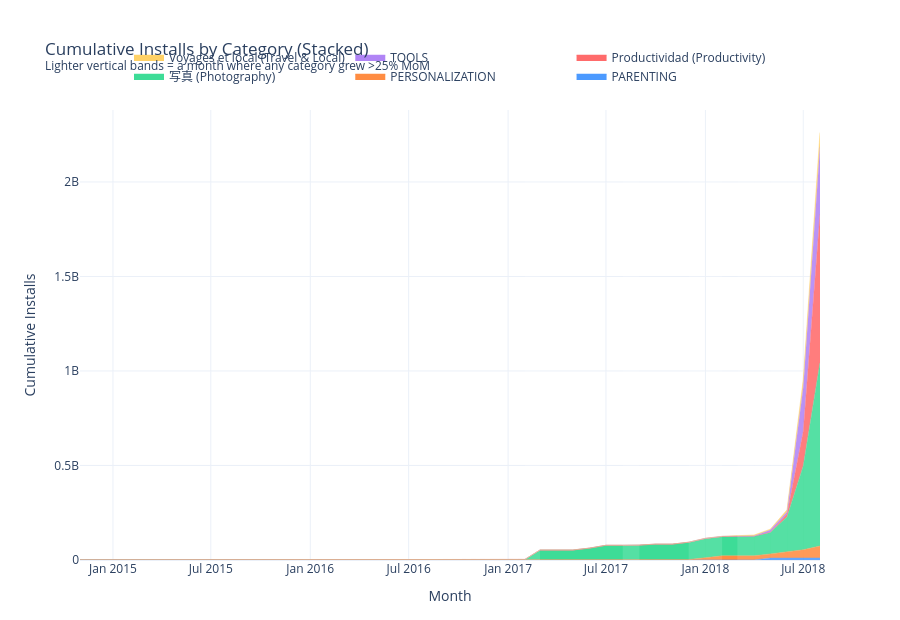

Notebook code for this chart:
### Markdown cell above
## 6. Stacked area chart (Plotly), with highlighted months

### Code cell
palette = ['#4C9AFF', '#FF8C42', '#3DDC97', '#FF6B6B', '#B084F5', '#FFD166']

fig = go.Figure()

for i, cat in enumerate(cumulative.columns):
    fig.add_trace(go.Scatter(
        x=cumulative.index,
        y=cumulative[cat],
        mode='lines',
        name=display_label(cat),
        stackgroup='installs',
        line=dict(width=0.5, color=palette[i % len(palette)]),
        fillcolor=palette[i % len(palette)]
    ))

# Add semi-transparent vertical bands over highlighted months (increased 'intensity')
shapes = []
months = cumulative.index
for i, m in enumerate(months):
    if month_highlight.iloc[i]:
        # highlight a band from the previous month to this month
        start = months[i-1] if i > 0 else m
        shapes.append(dict(
            type='rect', xref='x', yref='paper',
            x0=start, x1=m, y0=0, y1=1,
            fillcolor='white', opacity=0.12, line=dict(width=0)
        ))

fig.update_layout(
    title='Cumulative Installs by Category (Stacked)<br><sup>Lighter vertical bands = a month where any category grew >25% MoM</sup>',
    xaxis_title='Month',
    yaxis_title='Cumulative Installs',
    shapes=shapes,
    legend=dict(orientation='h', y=1.15, x=0.5, xanchor='center'),
    height=620,
    template='plotly_white',
    margin=dict(t=110, b=60)
)

fig.show()
